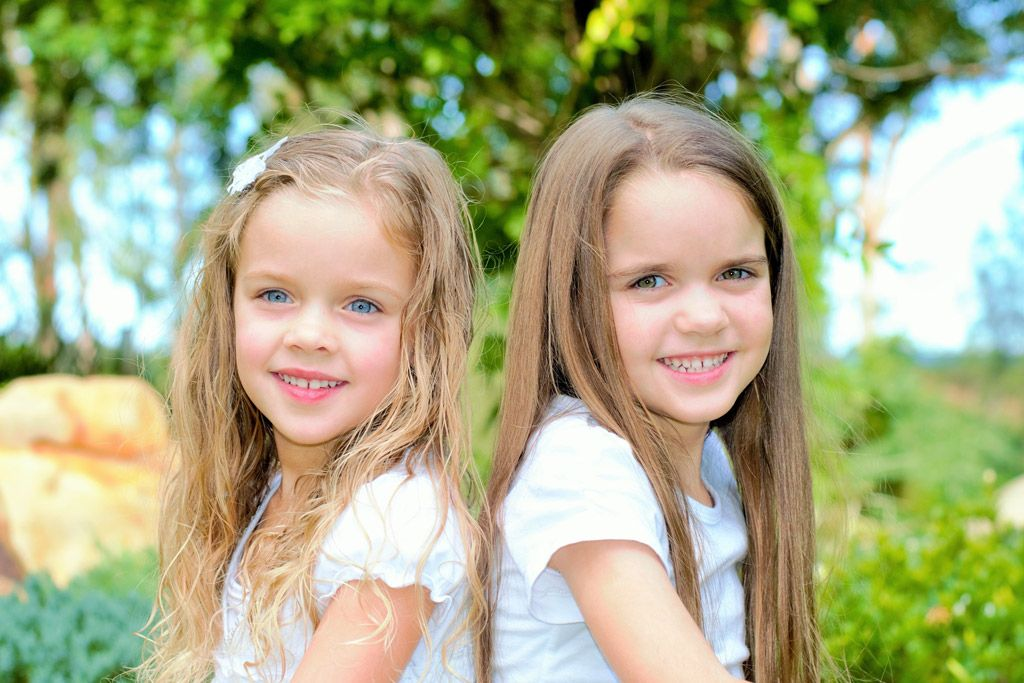
#> input picture img/girls.png, 1024 x 683 px, found by its file name
$ python haar.py
#> lines starting #> are read from the running program, lines starting #| are printed output that depends on the picture; after the words box and inside, x2 and y2 are one past the last pixel; in counts of white or black regions, pixels touching at a corner belong together
import numpy as np
import cv2

face_cascade = cv2.CascadeClassifier('./Haar-like/haarcascade_frontalface_default.xml')
eye_cascade = cv2.CascadeClassifier('./Haar-like/haarcascade_eye.xml')

img = cv2.imread('./img/girls.png')
#> img is the input picture: shape (683, 1024, 3); mean B, G, R 133.4, 172.4, 169.5
gray = cv2.cvtColor(img, cv2.COLOR_BGR2GRAY)
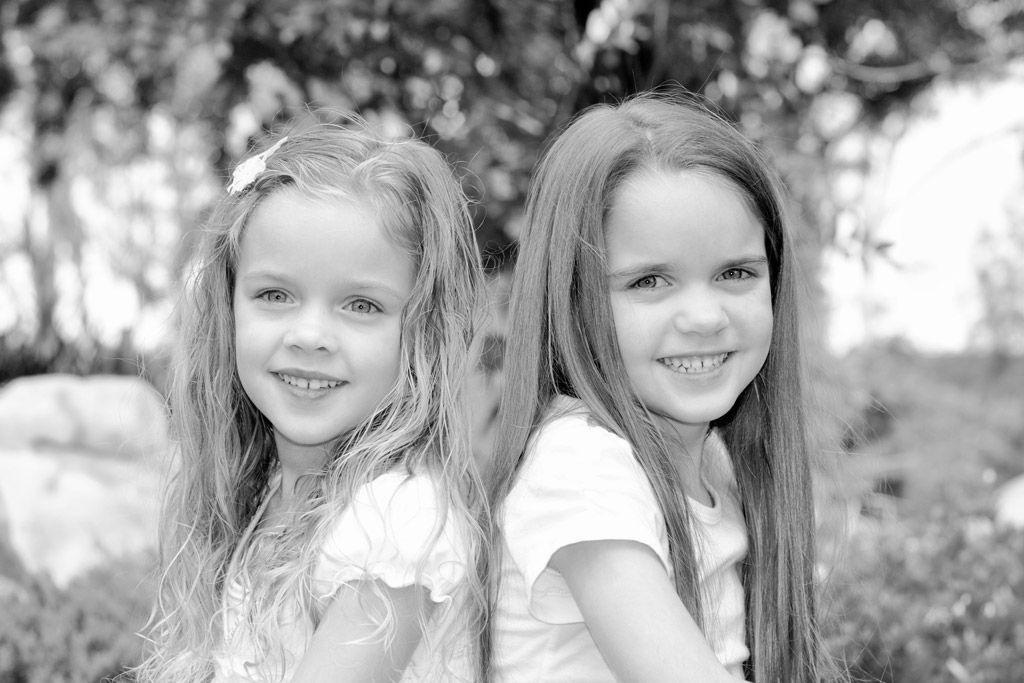
#> gray: shape (683, 1024); min 0, max 255, mean 167.1

faces = face_cascade.detectMultiScale(gray, 1.3, 5)
#> faces = [[581, 191, 227, 227], [207, 214, 224, 224]]
for (x, y, w, h) in faces:
    img = cv2.rectangle(img, (x, y), (x+w, y+h), (255, 0, 0), 2)
    roi_gray = gray[y:y+h, x:x+w]
    roi_color = img[y:y+h, x:x+w]
    eyes = eye_cascade.detectMultiScale(roi_gray)
    for (ex, ey, ew, eh) in eyes:
        cv2.rectangle(roi_color, (ex, ey), (ex+ew, ey+eh), (0, 255, 0), 2)
#> this loop made 2 passes
#> pass 1, `roi_gray = gray[y:y+h, x:x+w]`:
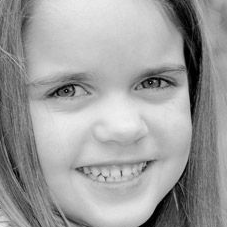
#> roi_gray: shape (227, 227); min 0, max 241, mean 158.2
#> pass 1, `roi_color = img[y:y+h, x:x+w]`:
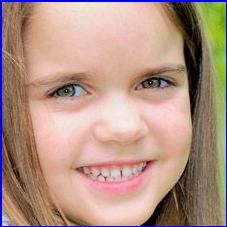
#> roi_color: shape (227, 227, 3); mean B, G, R 132.6, 148, 178.3
#> pass 2, `img = cv2.rectangle(img, (x, y), (x+w, y+h), (255, 0, 0), 2)`:
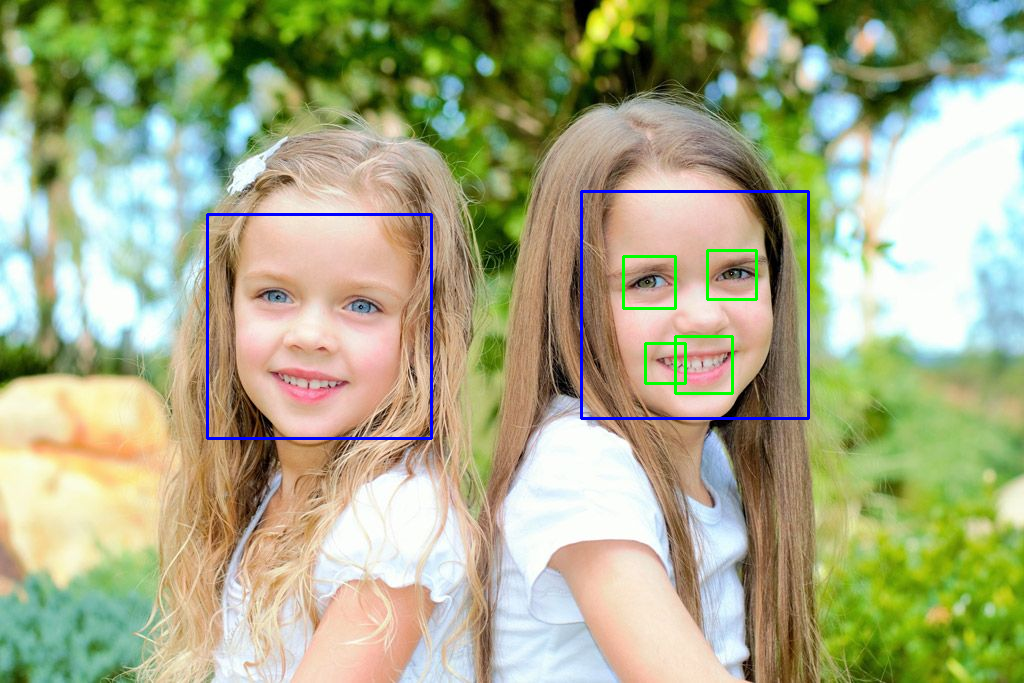
#> img: shape (683, 1024, 3); mean B, G, R 134, 171.5, 167.4
#> after the loop:
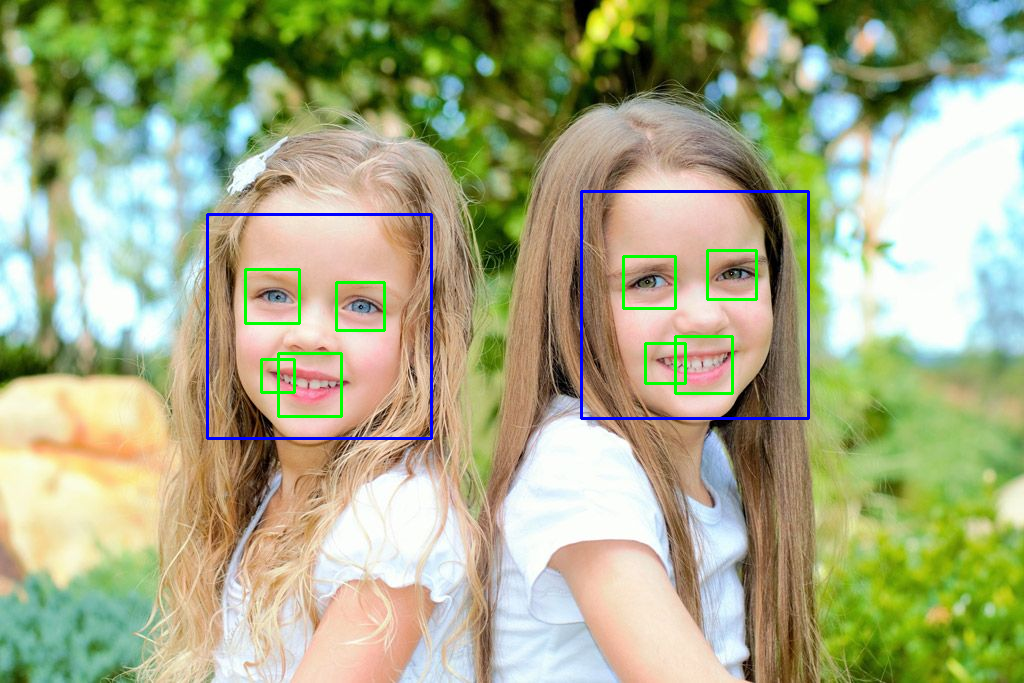
#> img: shape (683, 1024, 3); 0.33% of pixels changed, all inside (x1, y1, x2, y2) = (244, 268, 386, 418)
#> after the loop:
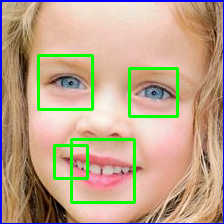
#> roi_color: shape (224, 224, 3); mean B, G, R 138.4, 164.3, 189.3
#> after the loop:
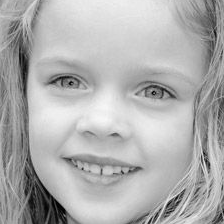
#> roi_gray: shape (224, 224); min 1, max 248, mean 174.6

cv2.imwrite('./Haar-like/haar.png', img)
